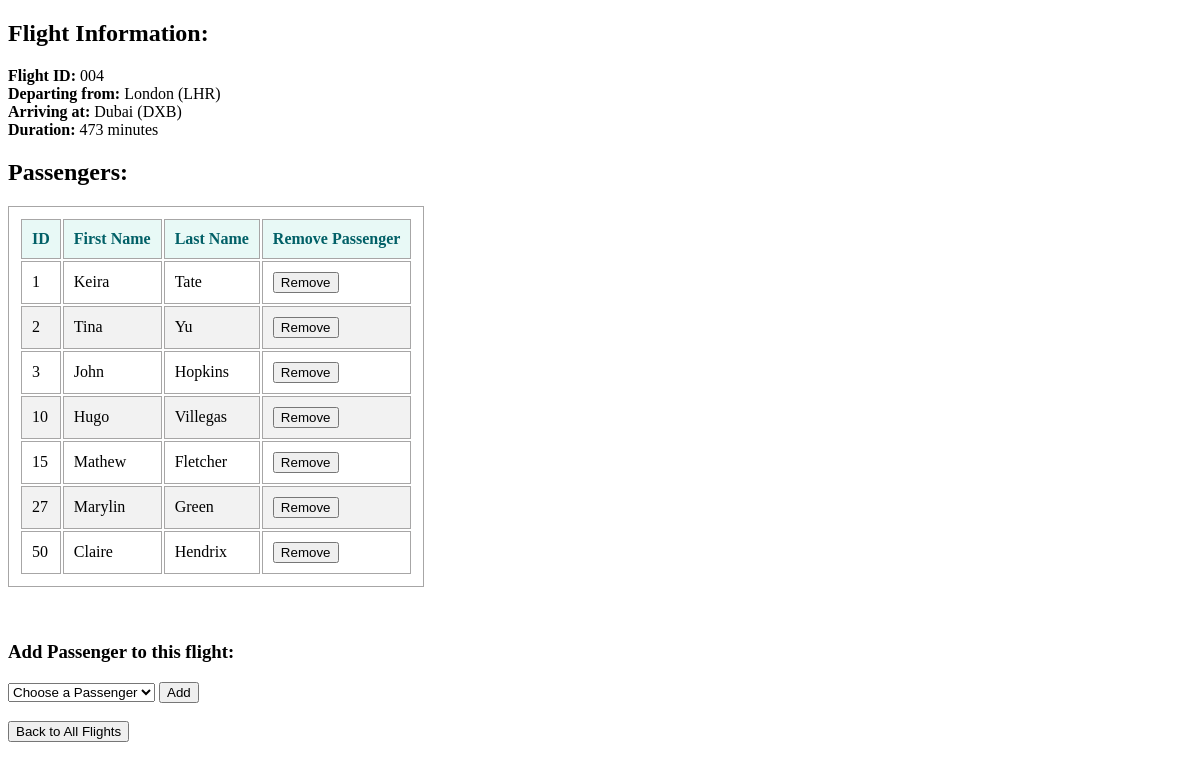
Screenshot of /flights_schedule/4 with the database file from the repository.
### flights_schedule/models.py (models this page shows, shortened)
class Flight(models.Model):
    origin = models.ForeignKey(Airport, on_delete=models.PROTECT, related_name="departures")
    destination = models.ForeignKey(Airport, on_delete=models.PROTECT, related_name="arrivals")
    duration = models.PositiveSmallIntegerField()

class Airport(models.Model):
    code = models.CharField(max_length=3)
    city = models.CharField(max_length=50)
    def __str__(self):
        return f"{self.city} ({self.code})"

class Passenger(models.Model):
    first = models.CharField(max_length=50)
    last = models.CharField(max_length=50)
    flights = models.ManyToManyField(Flight, blank=True, related_name="passengers")
    def __str__(self):
        return f"{self.first} {self.last}"

### flights_schedule/views.py (the view)
# urls.py: path("<int:flight_id>", views.flight, name="flight"),
def flight(request, flight_id):
    flight = Flight.objects.get(pk=flight_id)
    return render(request, "flights_schedule/flight.html", {
        "flight": flight,
        "passengers": flight.passengers.all(),
        "non_passengers": Passenger.objects.exclude(flights=flight).all()
    })

### flights_schedule/templates/flights_schedule/flight.html (shortened to what this page needs)
{% load static %}
<!DOCTYPE html>
<html lang="en">
<head>
  <link rel="stylesheet" href="{% static 'flights_schedule/styles.css' %}">
</head>
<body>
  <h2>Flight Information:</h2>
    <p>
      <strong>Flight ID:</strong> 00{{ flight.id }}<br>
      <strong>Departing from:</strong> {{ flight.origin }}<br>
      <strong>Arriving at:</strong> {{ flight.destination }}<br>
      <strong>Duration:</strong> {{ flight.duration }} minutes
    </p>
  <h2>Passengers:</h2>
  <table>
    <thead>
      <tr>
        <th>ID</th>
        <th>First Name</th>
        <th>Last Name</th>
        <th>Remove Passenger</th>
      </tr>
    </thead>
    <tbody
    {% for passenger in passengers %}
      <tr>
        <td>{{ passenger.id }}</td>
        <td>{{ passenger.first }}</td>
        <td>{{ passenger.last }}</td>
        <td>
          <form action="{% url 'remove' flight.id %}" method="post">
            <input type="submit" value="Remove">
          </form>
        </td>
      </tr>
    {% endfor %}
    </tbody>
  </table>
  <div>
    <br>
    <br>
    <h3>Add Passenger to this flight:</h3>
    <form action="{% url 'book' flight.id %}" method="post">
      <select name="passenger">
          <option value="" selected disabled hidden>Choose a Passenger</option>
      </select>
      <input type="submit" value="Add">
    </form>
  </div>
  <div>
    <br>
    <button>
      <a href="{% url 'index' %}">Back to All Flights</a>
    </button>
  </div>
</body>
</html>

### flights_schedule/static/flights_schedule/styles.css (style rules this page uses)
table, th, td { border: 1px solid #a7a6a6; padding: 10px; text-align: left; }
tr:nth-child(even) { background-color: #f2f2f2; }
th { color: rgb(1, 96, 103); background-color: #e8f9f6; }
a:link { color: black; text-decoration: none; }

### rows the page displays
Flight: id "4", origin "London (LHR)", destination "Dubai (DXB)", duration "473"
Passenger: id "1", first "Keira", last "Tate"
Passenger: id "2", first "Tina", last "Yu"
Passenger: id "3", first "John", last "Hopkins"
Passenger: id "10", first "Hugo", last "Villegas"
Passenger: id "15", first "Mathew", last "Fletcher"
Passenger: id "27", first "Marylin", last "Green"
Passenger: id "50", first "Claire", last "Hendrix"
